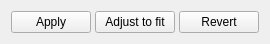
     <widget class="QWidget" name="layoutWidget_2">
      <property name="geometry">
       <rect>
        <x>519</x>
        <y>6</y>
        <width>264</width>
        <height>32</height>
       </rect>
      </property>
      <layout class="QHBoxLayout" name="buttonsLayout">
       <property name="spacing">
        <number>4</number>
       </property>
       <item>
        <widget class="QPushButton" name="applyBtn">
         <property name="enabled">
          <bool>true</bool>
         </property>
         <property name="sizePolicy">
          <sizepolicy hsizetype="Fixed" vsizetype="Fixed">
           <horstretch>0</horstretch>
           <verstretch>0</verstretch>
          </sizepolicy>
         </property>
         <property name="focusPolicy">
          <enum>Qt::StrongFocus</enum>
         </property>
         <property name="text">
          <string>Apply</string>
         </property>
        </widget>
       </item>
       <item>
        <spacer name="BtnMidLayout">
         <property name="orientation">
          <enum>Qt::Horizontal</enum>
         </property>
         <property name="sizeType">
          <enum>QSizePolicy::Preferred</enum>
         </property>
         <property name="sizeHint" stdset="0">
          <size>
           <width>0</width>
           <height>0</height>
          </size>
         </property>
        </spacer>
       </item>
       <item>
        <widget class="QPushButton" name="adjustBtn">
         <property name="sizePolicy">
          <sizepolicy hsizetype="Fixed" vsizetype="Fixed">
           <horstretch>0</horstretch>
           <verstretch>0</verstretch>
          </sizepolicy>
         </property>
         <property name="text">
          <string>Adjust to fit</string>
         </property>
        </widget>
       </item>
       <item>
        <spacer name="BtnMidLayout_2">
         <property name="orientation">
          <enum>Qt::Horizontal</enum>
         </property>
         <property name="sizeType">
          <enum>QSizePolicy::Preferred</enum>
         </property>
         <property name="sizeHint" stdset="0">
          <size>
           <width>0</width>
           <height>0</height>
          </size>
         </property>
        </spacer>
       </item>
       <item>
        <widget class="QPushButton" name="revertBtn">
         <property name="enabled">
          <bool>true</bool>
         </property>
         <property name="sizePolicy">
          <sizepolicy hsizetype="Fixed" vsizetype="Fixed">
           <horstretch>0</horstretch>
           <verstretch>0</verstretch>
          </sizepolicy>
         </property>
         <property name="focusPolicy">
          <enum>Qt::StrongFocus</enum>
         </property>
         <property name="text">
          <string>Revert</string>
         </property>
        </widget>
       </item>
      </layout>
     </widget>
